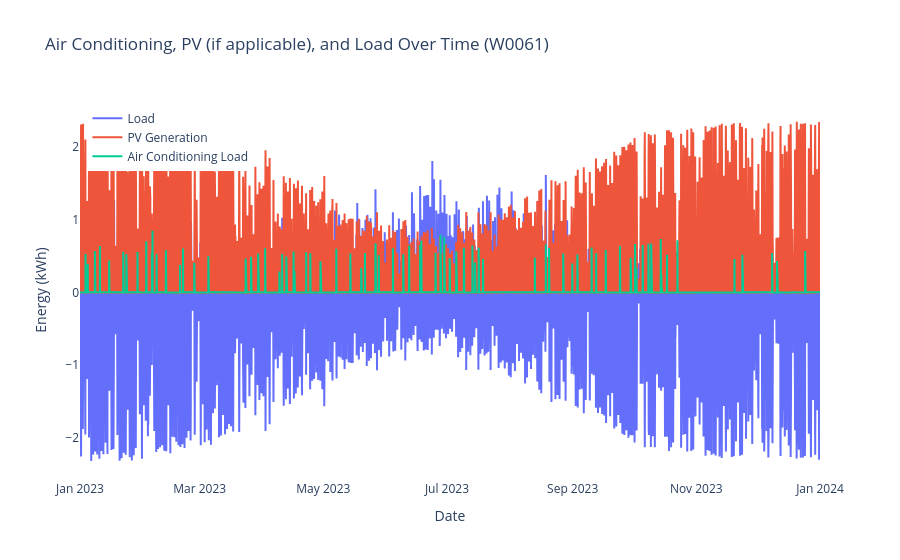
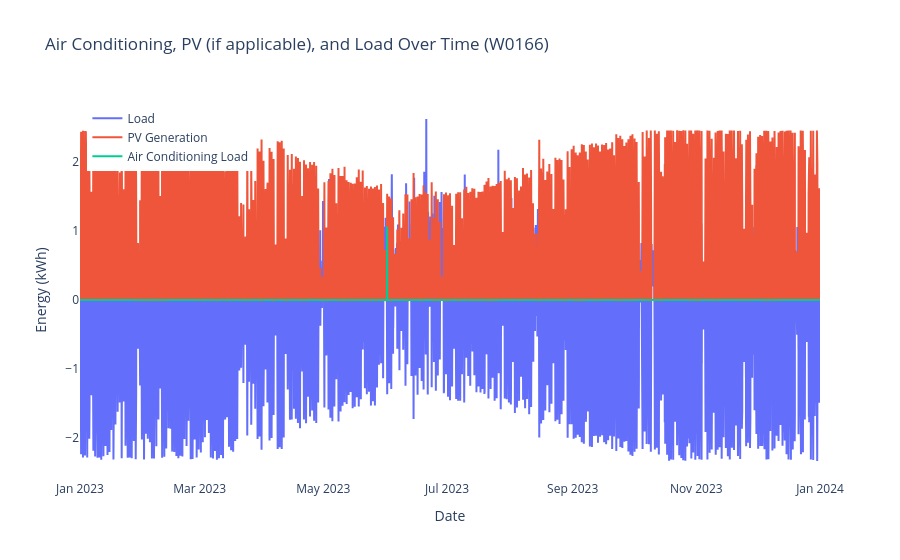

These figures' notebook cell, in order:
### Code cell
# this helps us visualize some of the outlier or weird profiles with low or negative aircon consumption
#plot
resampled_data_directory = os.path.join(base_directory,'resampled_30min_data_cleaned')

for site_id in sites_with_low_aircon_consumption:
    # Read the CSV file for the current site ID
    filepath = os.path.join(resampled_data_directory, f'{site_id}_profile.csv')
    df = pd.read_csv(filepath)

    # Create trace for PV generation
    if 'pv' in df.columns:
        trace_pv = go.Scatter(x=df['TS'], y=df['pv'], mode='lines', name='PV Generation')
    trace_aircon = go.Scatter(x=df['TS'], y=df['air_conditioning_load'], mode='lines', name='Air Conditioning Load')

    # Create trace for load
    trace_load = go.Scatter(x=df['TS'], y=df['kwh'], mode='lines', name='Load')

    # Define layout
    layout = go.Layout(
        title=f'Air Conditioning, PV (if applicable), and Load Over Time ({site_id})',
        xaxis=dict(title='Date'),
        yaxis=dict(title='Energy (kWh)'),
        legend=dict(x=0.01, y=0.99),
        plot_bgcolor='rgba(0,0,0,0)'
    )

    # Create figure object combining PV generation and load traces
    fig = go.Figure(data=[trace_load, trace_pv, trace_aircon], layout=layout)

    # Display the figure
    fig.show()

### Figure 1 — Plotly figure (JSON) as saved in the notebook; plotly's stock layout.template omitted (floating-point values rounded to 4 significant figures; data arrays with more than 128 entries replaced by an {"elided": "..."} marker saying what was removed)
{"data": [{"mode": "lines", "name": "Load", "type": "scatter", "x": {"elided": "17520 str values"}, "y": {"elided": "17520 float values"}}, {"mode": "lines", "name": "PV Generation", "type": "scatter", "x": {"elided": "17520 str values"}, "y": {"elided": "17520 float values"}}, {"mode": "lines", "name": "Air Conditioning Load", "type": "scatter", "x": {"elided": "17520 str values"}, "y": {"elided": "17520 float values"}}], "layout": {"legend": {"x": 0.01, "y": 0.99}, "plot_bgcolor": "rgba(0,0,0,0)", "title": {"text": "Air Conditioning, PV (if applicable), and Load Over Time (W0061)"}, "xaxis": {"title": {"text": "Date"}}, "yaxis": {"title": {"text": "Energy (kWh)"}}}}

### Figure 2 — Plotly figure (JSON) as saved in the notebook; plotly's stock layout.template omitted (floating-point values rounded to 4 significant figures; data arrays with more than 128 entries replaced by an {"elided": "..."} marker saying what was removed)
{"data": [{"mode": "lines", "name": "Load", "type": "scatter", "x": {"elided": "17520 str values"}, "y": {"elided": "17520 float values"}}, {"mode": "lines", "name": "PV Generation", "type": "scatter", "x": {"elided": "17520 str values"}, "y": {"elided": "17520 float values"}}, {"mode": "lines", "name": "Air Conditioning Load", "type": "scatter", "x": {"elided": "17520 str values"}, "y": {"elided": "17520 float values"}}], "layout": {"legend": {"x": 0.01, "y": 0.99}, "plot_bgcolor": "rgba(0,0,0,0)", "title": {"text": "Air Conditioning, PV (if applicable), and Load Over Time (W0166)"}, "xaxis": {"title": {"text": "Date"}}, "yaxis": {"title": {"text": "Energy (kWh)"}}}}
